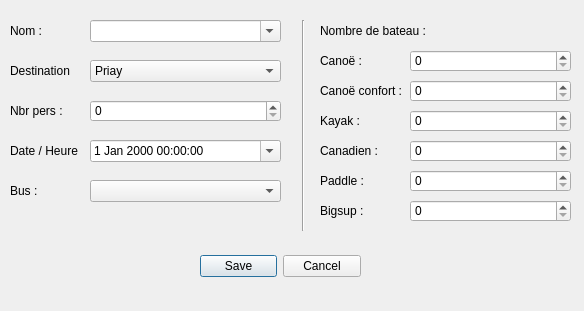
<?xml version="1.0" encoding="UTF-8"?>
<ui version="4.0">
 <class>Dialog</class>
 <widget class="QDialog" name="Dialog">
  <property name="geometry">
   <rect>
    <x>0</x>
    <y>0</y>
    <width>584</width>
    <height>311</height>
   </rect>
  </property>
  <property name="windowTitle">
   <string>Ajouter une réservation</string>
  </property>
  <widget class="QDialogButtonBox" name="buttonBox">
   <property name="geometry">
    <rect>
     <x>200</x>
     <y>250</y>
     <width>161</width>
     <height>32</height>
    </rect>
   </property>
   <property name="orientation">
    <enum>Qt::Horizontal</enum>
   </property>
   <property name="standardButtons">
    <set>QDialogButtonBox::Cancel|QDialogButtonBox::Save</set>
   </property>
  </widget>
  <widget class="QLabel" name="label">
   <property name="geometry">
    <rect>
     <x>10</x>
     <y>20</y>
     <width>47</width>
     <height>21</height>
    </rect>
   </property>
   <property name="text">
    <string>Nom : </string>
   </property>
  </widget>
  <widget class="QComboBox" name="obj_resa_nom">
   <property name="geometry">
    <rect>
     <x>90</x>
     <y>20</y>
     <width>191</width>
     <height>22</height>
    </rect>
   </property>
   <property name="editable">
    <bool>true</bool>
   </property>
  </widget>
  <widget class="QLabel" name="label_2">
   <property name="geometry">
    <rect>
     <x>10</x>
     <y>60</y>
     <width>61</width>
     <height>21</height>
    </rect>
   </property>
   <property name="text">
    <string>Destination : </string>
   </property>
  </widget>
  <widget class="QComboBox" name="comboBox_2">
   <property name="geometry">
    <rect>
     <x>90</x>
     <y>60</y>
     <width>191</width>
     <height>22</height>
    </rect>
   </property>
   <item>
    <property name="text">
     <string>Priay</string>
    </property>
   </item>
   <item>
    <property name="text">
     <string>Gevrieux</string>
    </property>
   </item>
   <item>
    <property name="text">
     <string>Chazey</string>
    </property>
   </item>
  </widget>
  <widget class="QLabel" name="label_3">
   <property name="geometry">
    <rect>
     <x>10</x>
     <y>100</y>
     <width>61</width>
     <height>21</height>
    </rect>
   </property>
   <property name="text">
    <string>Nbr pers : </string>
   </property>
  </widget>
  <widget class="QSpinBox" name="spinBox">
   <property name="geometry">
    <rect>
     <x>90</x>
     <y>100</y>
     <width>191</width>
     <height>22</height>
    </rect>
   </property>
  </widget>
  <widget class="QDateTimeEdit" name="dateTimeEdit">
   <property name="geometry">
    <rect>
     <x>90</x>
     <y>140</y>
     <width>191</width>
     <height>22</height>
    </rect>
   </property>
   <property name="calendarPopup">
    <bool>true</bool>
   </property>
  </widget>
  <widget class="QLabel" name="label_4">
   <property name="geometry">
    <rect>
     <x>10</x>
     <y>140</y>
     <width>71</width>
     <height>21</height>
    </rect>
   </property>
   <property name="text">
    <string>Date / Heure : </string>
   </property>
  </widget>
  <widget class="QLabel" name="label_5">
   <property name="geometry">
    <rect>
     <x>10</x>
     <y>180</y>
     <width>61</width>
     <height>21</height>
    </rect>
   </property>
   <property name="text">
    <string>Bus : </string>
   </property>
  </widget>
  <widget class="QComboBox" name="comboBox_3">
   <property name="geometry">
    <rect>
     <x>90</x>
     <y>180</y>
     <width>191</width>
     <height>22</height>
    </rect>
   </property>
  </widget>
  <widget class="Line" name="line">
   <property name="geometry">
    <rect>
     <x>293</x>
     <y>20</y>
     <width>20</width>
     <height>211</height>
    </rect>
   </property>
   <property name="orientation">
    <enum>Qt::Vertical</enum>
   </property>
  </widget>
  <widget class="QLabel" name="label_6">
   <property name="geometry">
    <rect>
     <x>320</x>
     <y>20</y>
     <width>161</width>
     <height>21</height>
    </rect>
   </property>
   <property name="text">
    <string>Nombre de bateau : </string>
   </property>
  </widget>
  <widget class="QLabel" name="label_7">
   <property name="geometry">
    <rect>
     <x>320</x>
     <y>50</y>
     <width>71</width>
     <height>21</height>
    </rect>
   </property>
   <property name="text">
    <string>Canoë : </string>
   </property>
  </widget>
  <widget class="QLabel" name="label_8">
   <property name="geometry">
    <rect>
     <x>320</x>
     <y>80</y>
     <width>111</width>
     <height>21</height>
    </rect>
   </property>
   <property name="text">
    <string>Canoë confort : </string>
   </property>
  </widget>
  <widget class="QLabel" name="label_9">
   <property name="geometry">
    <rect>
     <x>320</x>
     <y>110</y>
     <width>111</width>
     <height>21</height>
    </rect>
   </property>
   <property name="text">
    <string>Kayak : </string>
   </property>
  </widget>
  <widget class="QLabel" name="label_10">
   <property name="geometry">
    <rect>
     <x>320</x>
     <y>140</y>
     <width>111</width>
     <height>21</height>
    </rect>
   </property>
   <property name="text">
    <string>Canadien : </string>
   </property>
  </widget>
  <widget class="QLabel" name="label_11">
   <property name="geometry">
    <rect>
     <x>320</x>
     <y>170</y>
     <width>111</width>
     <height>21</height>
    </rect>
   </property>
   <property name="text">
    <string>Paddle : </string>
   </property>
  </widget>
  <widget class="QLabel" name="label_12">
   <property name="geometry">
    <rect>
     <x>320</x>
     <y>200</y>
     <width>111</width>
     <height>21</height>
    </rect>
   </property>
   <property name="text">
    <string>Bigsup : </string>
   </property>
  </widget>
  <widget class="QSpinBox" name="spinBox_2">
   <property name="geometry">
    <rect>
     <x>410</x>
     <y>50</y>
     <width>161</width>
     <height>22</height>
    </rect>
   </property>
  </widget>
  <widget class="QSpinBox" name="spinBox_3">
   <property name="geometry">
    <rect>
     <x>410</x>
     <y>80</y>
     <width>161</width>
     <height>22</height>
    </rect>
   </property>
  </widget>
  <widget class="QSpinBox" name="spinBox_4">
   <property name="geometry">
    <rect>
     <x>410</x>
     <y>110</y>
     <width>161</width>
     <height>22</height>
    </rect>
   </property>
  </widget>
  <widget class="QSpinBox" name="spinBox_5">
   <property name="geometry">
    <rect>
     <x>410</x>
     <y>140</y>
     <width>161</width>
     <height>22</height>
    </rect>
   </property>
  </widget>
  <widget class="QSpinBox" name="spinBox_6">
   <property name="geometry">
    <rect>
     <x>410</x>
     <y>170</y>
     <width>161</width>
     <height>22</height>
    </rect>
   </property>
  </widget>
  <widget class="QSpinBox" name="spinBox_7">
   <property name="geometry">
    <rect>
     <x>410</x>
     <y>200</y>
     <width>161</width>
     <height>22</height>
    </rect>
   </property>
  </widget>
 </widget>
 <resources/>
 <connections>
  <connection>
   <sender>buttonBox</sender>
   <signal>accepted()</signal>
   <receiver>Dialog</receiver>
   <slot>accept()</slot>
   <hints>
    <hint type="sourcelabel">
     <x>248</x>
     <y>254</y>
    </hint>
    <hint type="destinationlabel">
     <x>157</x>
     <y>274</y>
    </hint>
   </hints>
  </connection>
  <connection>
   <sender>buttonBox</sender>
   <signal>rejected()</signal>
   <receiver>Dialog</receiver>
   <slot>reject()</slot>
   <hints>
    <hint type="sourcelabel">
     <x>316</x>
     <y>260</y>
    </hint>
    <hint type="destinationlabel">
     <x>286</x>
     <y>274</y>
    </hint>
   </hints>
  </connection>
 </connections>
</ui>
